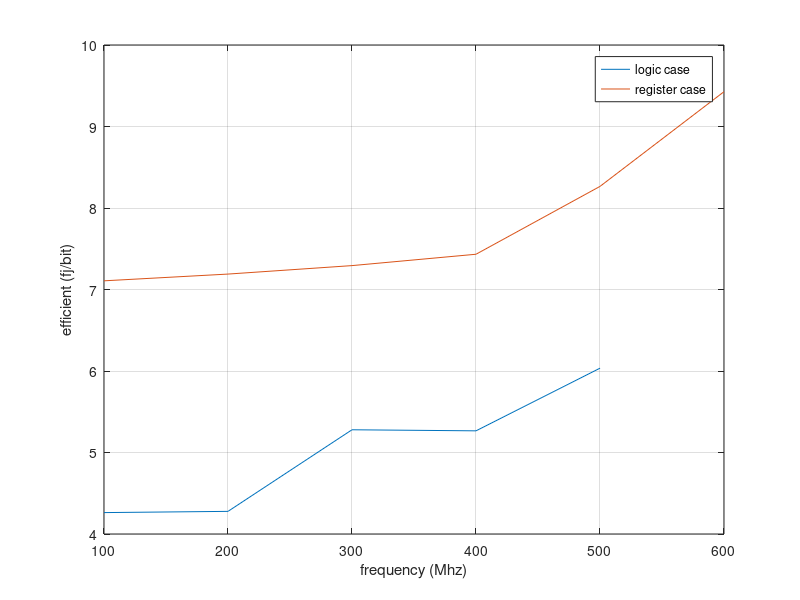

MATLAB code for this plot:
frequency_logic = [100 200 300 400 500];
frequency_register = [100 200 300 400 500 600];
power_logic = [0.1415 0.2840 0.5257 0.6992 1.0016];
power_register = [0.2359 0.4773 0.7263 0.9869 1.3718 1.8776];
area_logic = [4181.039986 4176.360006 4807.080038 5236.560042 6531.840052];
area_register = [4782.959931 4913.999997 4959.360001 5299.920007 5937.839956 7064.639998];

efficient_logic = (power_logic.*1e-3.*96.4)./(frequency_logic.*1e6*32);
mean_logic = mean(efficient_logic);
efficient_register= (power_register.*1e-3.*96.4)./(frequency_register.*1e6*32);
mean_register = mean(efficient_register);

figure(3);
plot(frequency_logic,efficient_logic*1e12 );
hold on;
plot(frequency_register,efficient_register *1e12 );
grid;
xlabel('frequency (Mhz)');
ylabel('efficient (fj/bit)');
legend('logic case', 'register case');